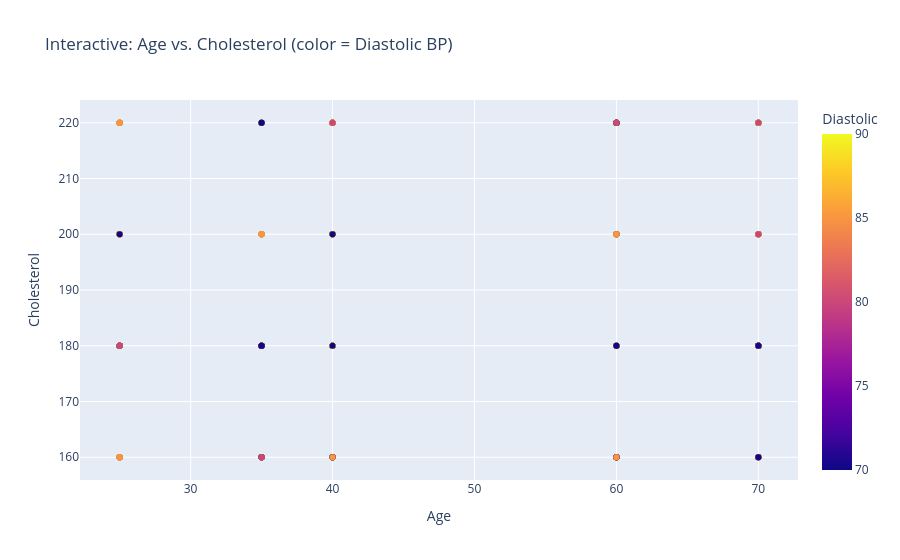

Here is the notebook cell this chart was saved with:
### Code cell
fig = px.scatter(df, x='Age', y='Cholesterol', color='Diastolic',
                 hover_data=['Gender', 'Condition', 'Medication'],
                 title='Interactive: Age vs. Cholesterol (color = Diastolic BP)')
fig.show()

### Figure 1 — Plotly figure (JSON) as saved in the notebook; plotly's stock layout.template omitted (floating-point values rounded to 4 significant figures; data arrays with more than 128 entries replaced by an {"elided": "..."} marker saying what was removed)
{"data": [{"customdata": {"elided": "1000x3 str values"}, "hovertemplate": "Age=%{x}<br>Cholesterol=%{y}<br>Gender=%{customdata[0]}<br>Condition=%{customdata[1]}<br>Medication=%{customdata[2]}<br>Diastolic=%{marker.color}<extra></extra>", "legendgroup": "", "marker": {"color": {"elided": "1000 float values"}, "coloraxis": "coloraxis", "symbol": "circle"}, "mode": "markers", "name": "", "orientation": "v", "showlegend": false, "type": "scatter", "x": {"elided": "1000 float values"}, "xaxis": "x", "y": {"elided": "1000 float values"}, "yaxis": "y"}], "layout": {"coloraxis": {"colorbar": {"title": {"text": "Diastolic"}}, "colorscale": [[0, "#0d0887"], [0.1111, "#46039f"], [0.2222, "#7201a8"], [0.3333, "#9c179e"], [0.4444, "#bd3786"], [0.5556, "#d8576b"], [0.6667, "#ed7953"], [0.7778, "#fb9f3a"], [0.8889, "#fdca26"], [1, "#f0f921"]]}, "legend": {"tracegroupgap": 0}, "title": {"text": "Interactive: Age vs. Cholesterol (color = Diastolic BP)"}, "xaxis": {"anchor": "y", "domain": [0, 1], "title": {"text": "Age"}}, "yaxis": {"anchor": "x", "domain": [0, 1], "title": {"text": "Cholesterol"}}}}
